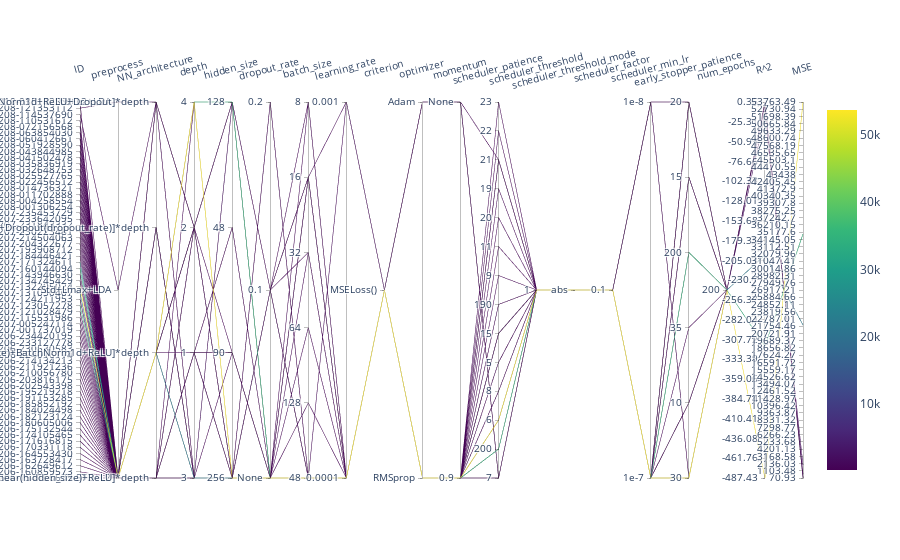

Here is the notebook cell this chart was saved with:
### Code cell
show_parallel_plot(2, NN_name)
